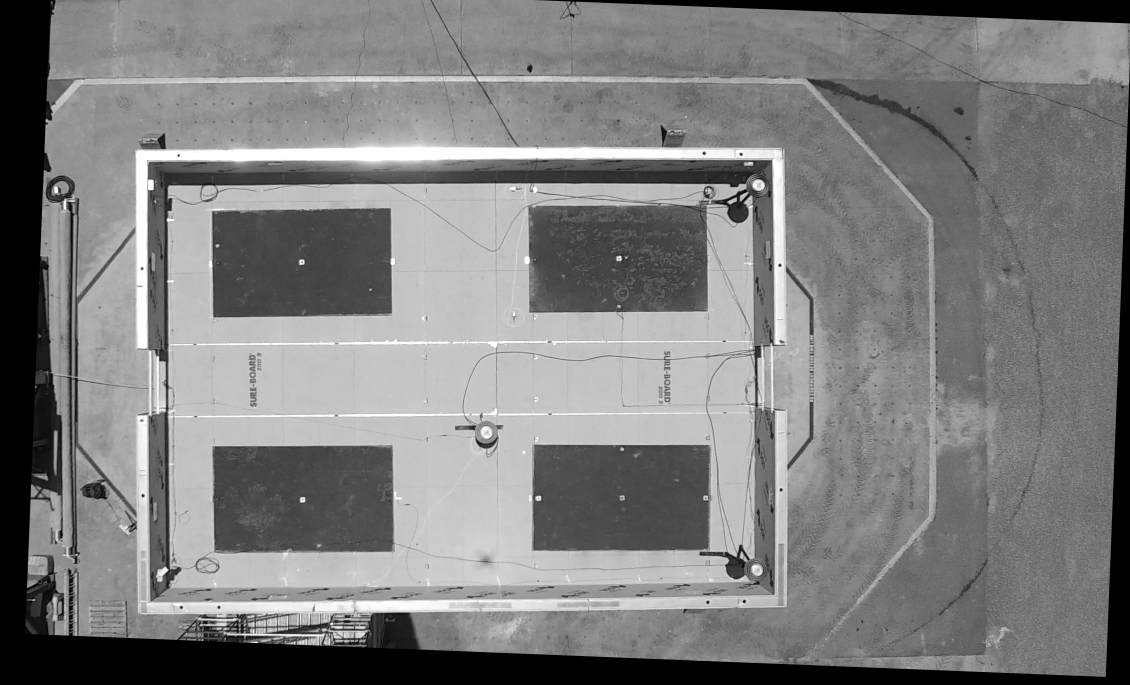
#> input picture Preprocess/frame1002.png, 2260 x 1370 px (shown at 1/2 size)
$ python -i PerspecCut.py   (imports and definitions only)   (Python 2 division)   (older library calls are emulated)
#> lines starting #> are read from the running program, lines starting #| are printed output that depends on the picture
#> further down, picture is the input picture: shape (1370, 2260, 3); min 0, max 255, mean 126.2
import numpy as np
import cv2

# [14 lines left out: function expendPts, not called in this run]

def cutConponent(img1,img2):
    cutMap = img2.copy()
    MIN_MATCH_COUNT = 10
    #img2 = cv2.imread('test.png',0) # trainImage

    # Initiate SIFT detector
    sift = cv2.SIFT()

    # find the keypoints and descriptors with SIFT
    kp1, des1 = sift.detectAndCompute(img1,None)
    kp2, des2 = sift.detectAndCompute(cutMap,None)

    FLANN_INDEX_KDTREE = 0
    index_params = dict(algorithm = FLANN_INDEX_KDTREE, trees = 5)
    search_params = dict(checks = 50)

    flann = cv2.FlannBasedMatcher(index_params, search_params)

    matches = flann.knnMatch(des1,des2,k=2)

    # store all the good matches as per Lowe's ratio test.
    good = []
    for m,n in matches:
        if m.distance < 0.7*n.distance:
            good.append(m)

    if len(good)>MIN_MATCH_COUNT:
        src_pts = np.float32([ kp1[m.queryIdx].pt for m in good ]).reshape(-1,1,2)
        dst_pts = np.float32([ kp2[m.trainIdx].pt for m in good ]).reshape(-1,1,2)

        M, mask = cv2.findHomography(src_pts, dst_pts, cv2.RANSAC,5.0)
        matchesMask = mask.ravel().tolist()

        h,w = img1.shape
        pts = np.float32([ [0,0],[0,h-1],[w-1,h-1],[w-1,0] ]).reshape(-1,1,2)
        dst = cv2.perspectiveTransform(pts,M)

        pts = expendPts(dst.reshape(1,-1,2)[0], 10)

        dst = np.float32(pts).reshape(-1,1,2)

        cv2.fillPoly(cutMap,[np.int32(dst)],0)

        # cv2.fillPoly(cutMap,[np.int32(dst)],0)
    else:
        print "Not enough matches are found - %d/%d" % (len(good),MIN_MATCH_COUNT)
        matchesMask = None

    points = []
    for ptArray in np.int32(dst).tolist():
        points.append(ptArray[0])

    return cutMap, np.int32(points)


def preProcess(img):
    #img = cv2.resize(img, None, fx = 0.5, fy=0.5)
    img = cv2.cvtColor(img,cv2.COLOR_RGB2GRAY)
    r,c = img.shape
#> r = 1370; c = 2260
    # [5 lines of commented-out code are left out]
    img_corp = img[250:r - 50,800:c - 540] #EQ7
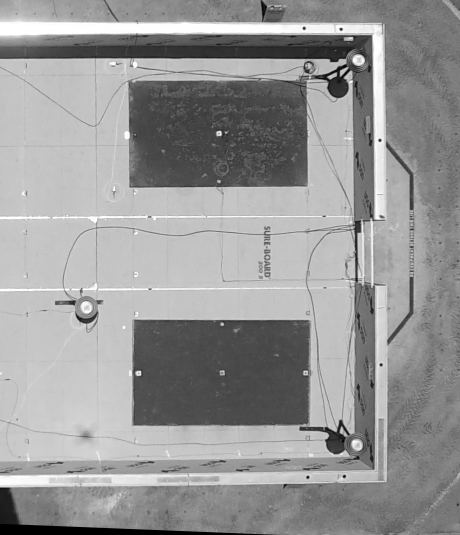
#> img_corp: shape (1070, 920) (shown at 1/2 size); min 0, max 255, mean 151
    #img = img[100:r - 100,250:c - 250]
    img_roof = cv2.imread('EQ7/roof.png',0)  # queryImage

    # img_frameTop = cv2.imread('top_frame.png',0)
    # img_frameLeft = cv2.imread('leftFrame.png',0)
    #img_right = cv2.imread('right_reference.png',0)  # queryImage
    img_cut, pts = cutConponent(img_roof,img_corp)
    #img = cutConponent(img_framedown,img)
    #img = cutConponent(img_frameLeft,img)
    #img = cutConponent(img_frameTop,img)

    return img, img_cut, pts

# [30 lines left out: function preProcess_origin, not called in this run]

>>> import cv2
>>> picture = cv2.cvtColor(cv2.imread('Preprocess/frame1002.png'), cv2.COLOR_BGR2RGB)
#> (the run stopped early here; a loop or call above may not have finished)
